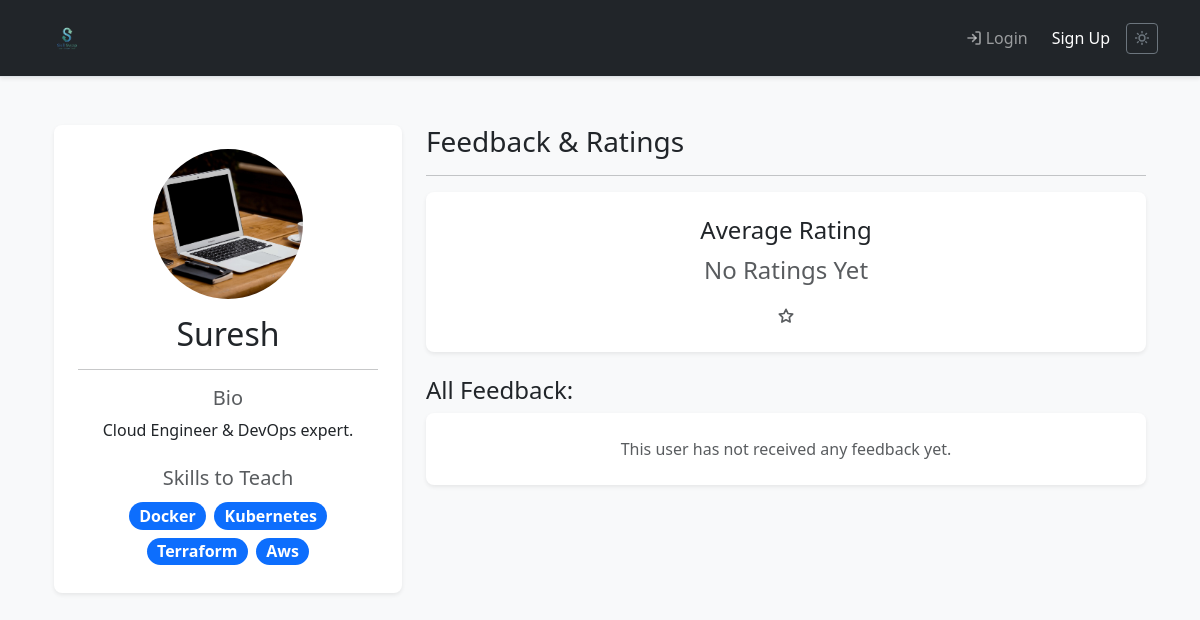
The app's page /user/9/, older data.
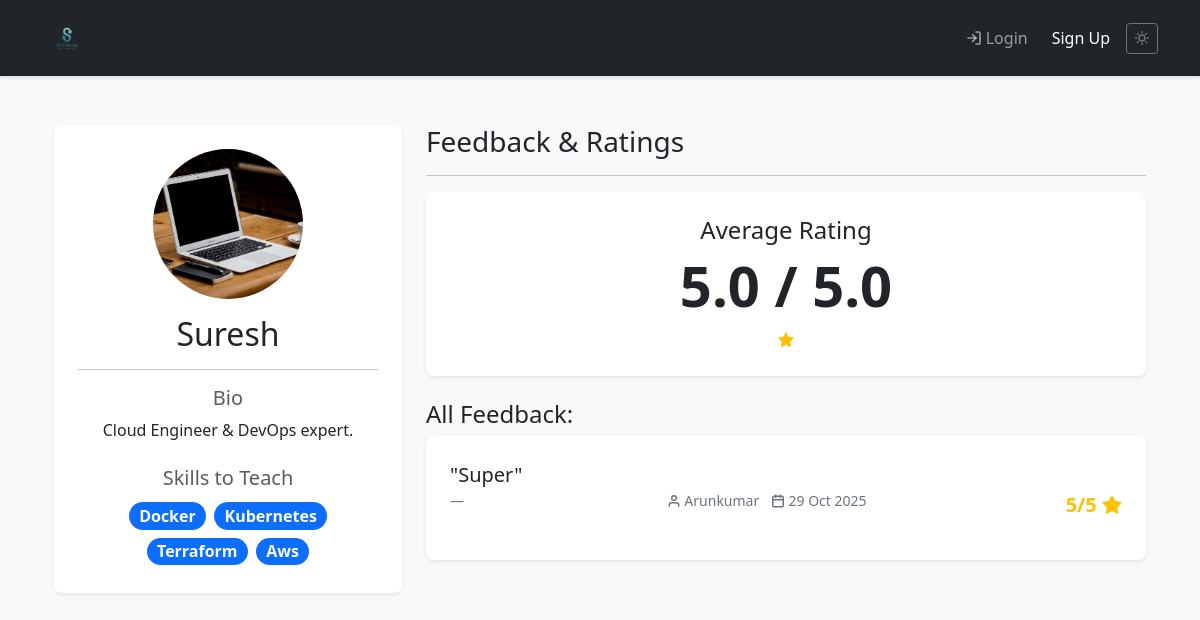
The same page, newer data.
### skills/models.py (models this page shows, shortened)
class Skill(models.Model):
    name = models.CharField(max_length=100, unique=True)
    category = models.ForeignKey(Category, on_delete=models.SET_NULL, null=True, blank=True, related_name='skills')

### scheduling/models.py (models this page shows, shortened)
class Feedback(models.Model):
    RATING_CHOICES = [(i, str(i)) for i in range(1, 6)]
    session = models.OneToOneField(Session, on_delete=models.CASCADE)
    rating = models.IntegerField(choices=RATING_CHOICES)
    comment = models.TextField()
    created_at = models.DateTimeField(auto_now_add=True)

class Session(models.Model):
    STATUS_CHOICES = (
        ('pending', 'Pending'),
        ('confirmed', 'Confirmed'),
        ('completed', 'Completed'),
        ('cancelled', 'Cancelled'),
    )
    teacher = models.ForeignKey(User, related_name='teaching_sessions', on_delete=models.CASCADE)
    learner = models.ForeignKey(User, related_name='learning_sessions', on_delete=models.CASCADE)
    skill = models.ForeignKey(Skill, on_delete=models.CASCADE, null=True, blank=True)
    scheduled_time = models.DateTimeField(null=True, blank=True)
    end_time = models.DateTimeField(null=True, blank=True)
    status = models.CharField(max_length=10, choices=STATUS_CHOICES, default='pending')
    meeting_link = models.URLField(blank=True, null=True)
    notes = models.TextField(blank=True, null=True)

### users/views.py (the view)
# urls.py: path('user/<int:user_id>/', views.public_profile, name='public_profile'),
def public_profile(request, user_id):
    profile_user = get_object_or_404(User, id=user_id)
    feedbacks = Feedback.objects.filter(session__teacher=profile_user).order_by('-created_at')
    average_rating = feedbacks.aggregate(Avg('rating'))['rating__avg']
    context = {
        'profile_user': profile_user,
        'feedbacks': feedbacks,
        'average_rating': average_rating
    }
    return render(request, 'users/public_profile.html', context)

### templates/users/public_profile.html
{% extends "base.html" %}
{% block content %}
<div class="container">
    <div class="row">
        <div class="col-lg-4 mb-4">
            <div class="card shadow-sm border-0 rounded-3">
                <div class="card-body text-center p-4">
                    <img src="{{ profile_user.profile.image.url }}" class="rounded-circle mb-3" style="width: 150px; height: 150px; object-fit: cover;">
                    <h2 class="card-title mb-0">{{ profile_user.username }}</h2>
                    <hr>
                    <h5 class="fw-light text-muted">Bio</h5>
                    <p class="card-text">{{ profile_user.profile.bio|default:"No bio provided." }}</p>
                    <h5 class="fw-light text-muted mt-4">Skills to Teach</h5>
                    <div class="d-flex flex-wrap justify-content-center">
                        {% for skill in profile_user.profile.skills_to_teach.all %}
                            <span class="badge bg-primary rounded-pill m-1 fs-6">{{ skill.name }}</span>
                        {% empty %}
                            <p class="text-muted small">No skills listed.</p>
                        {% endfor %}
                    </div>
                </div>
            </div>
        </div>
        <div class="col-lg-8">
            <h3 class="fw-light">Feedback & Ratings</h3>
            <hr>
            <div class="card shadow-sm border-0 rounded-3 mb-4">
                <div class="card-body text-center p-4">
                    <h4 class="fw-light">Average Rating</h4>
                    {% if average_rating %}
                        <h2 class="display-4 fw-bold">{{ average_rating|floatformat:1 }} / 5.0</h2>
                        <i data-feather="star" class="feather text-warning" fill="currentColor"></i>
                    {% else %}
                        <p class="text-muted fs-4">No Ratings Yet</p>
                        <i data-feather="star" class="feather text-muted"></i>
                    {% endif %}
                </div>
            </div>
            <h4 class="fw-light">All Feedback:</h4>
            {% for fb in feedbacks %}
                <div class="card shadow-sm border-0 rounded-3 mb-3">
                    <div class="card-body p-4">
                        <p class="card-text fs-5">"{{ fb.comment }}"</p>
                        <footer class="blockquote-footer d-flex justify-content-between">
                            <span>
                                <i data-feather="user" class="feather"></i> {{ fb.session.learner.username }}
                                <span class="ms-2"><i data-feather="calendar" class="feather"></i> {{ fb.created_at|date:"d M Y" }}</span>
                            </span>
                            <span class="fw-bold fs-5 text-warning">
                                {{ fb.rating }}/5 <i data-feather="star" class="feather" fill="currentColor"></i>
                            </span>
                        </footer>
                    </div>
                </div>
            {% empty %}
                <div class="card shadow-sm border-0 rounded-3">
                    <div class="card-body p-4 text-center">
                        <p class="text-muted mb-0">This user has not received any feedback yet.</p>
                    </div>
                </div>
            {% endfor %}
        </div>
    </div>
</div>
{% endblock %}

Row changes from the older to the newer data that the page shows:
added Feedback: comment "Super", session.learner.username "Arunkumar", created_at "29 Oct 2025", rating "5"
Text that changed along with them:
{{ average_rating|floatformat:1 }}: (not shown) → "5.0"
text no longer shown: "No Ratings Yet This user has not received any feedback yet."
text now shown: "/ 5.0"
